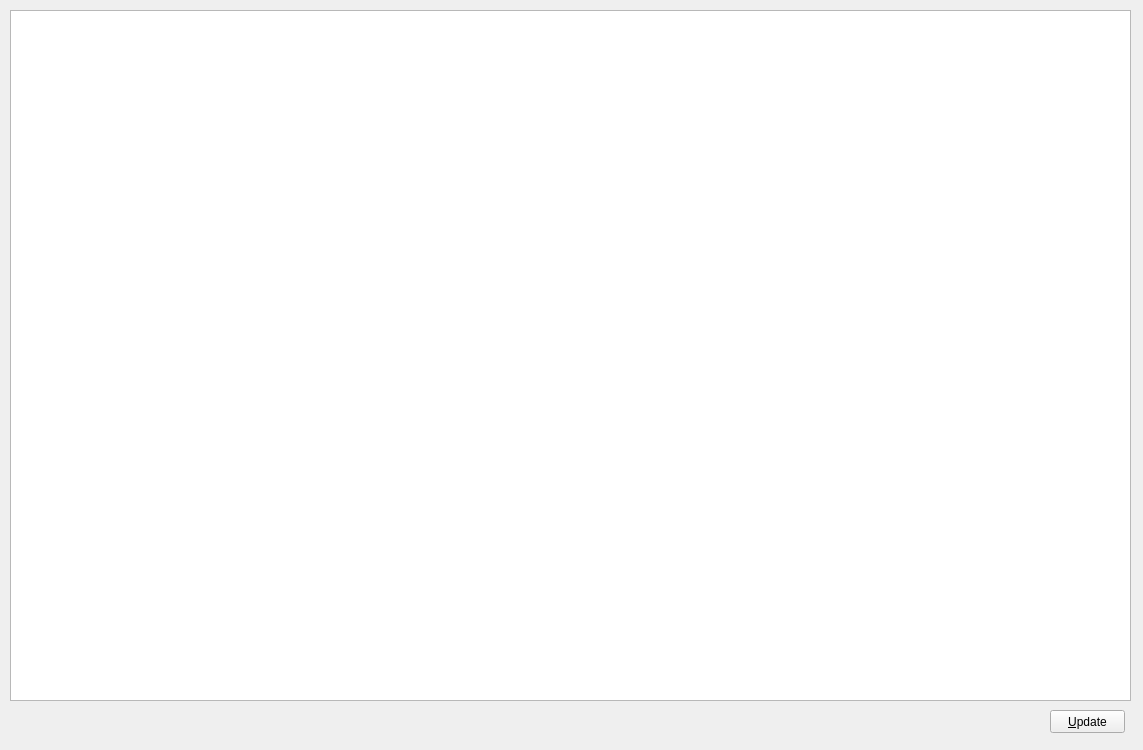
<?xml version="1.0" encoding="UTF-8"?>
<ui version="4.0">
 <class>residuesCenterForm</class>
 <widget class="QWidget" name="residuesCenterForm">
  <property name="windowModality">
   <enum>Qt::NonModal</enum>
  </property>
  <property name="geometry">
   <rect>
    <x>0</x>
    <y>0</y>
    <width>1143</width>
    <height>750</height>
   </rect>
  </property>
  <property name="windowTitle">
   <string>Residues Center</string>
  </property>
  <widget class="QTableView" name="tableView">
   <property name="geometry">
    <rect>
     <x>10</x>
     <y>10</y>
     <width>1121</width>
     <height>691</height>
    </rect>
   </property>
  </widget>
  <widget class="QPushButton" name="pushButtonUpdate">
   <property name="geometry">
    <rect>
     <x>1050</x>
     <y>710</y>
     <width>75</width>
     <height>23</height>
    </rect>
   </property>
   <property name="text">
    <string>&amp;Update</string>
   </property>
  </widget>
 </widget>
 <resources/>
 <connections/>
</ui>
